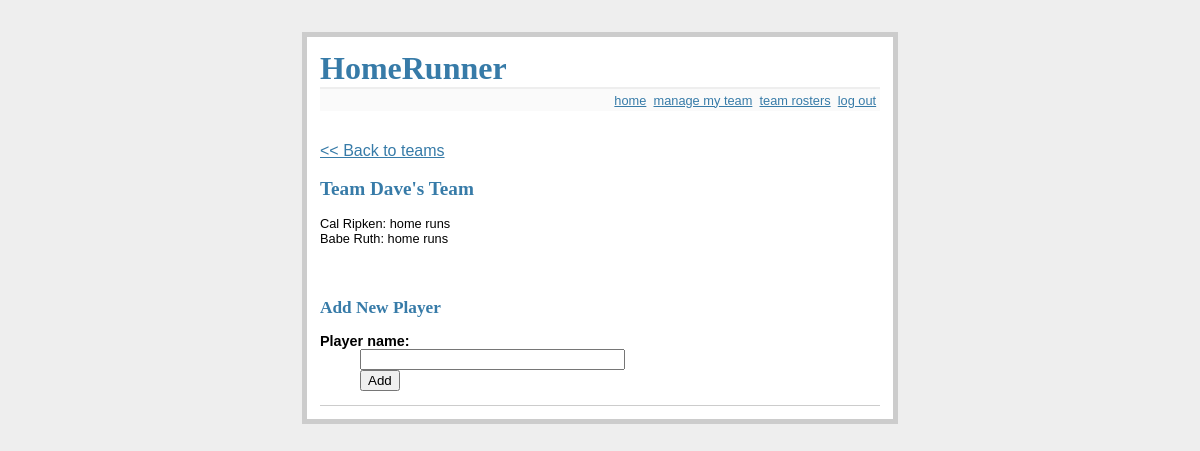
The app's page /team/1 (signed in), older data.
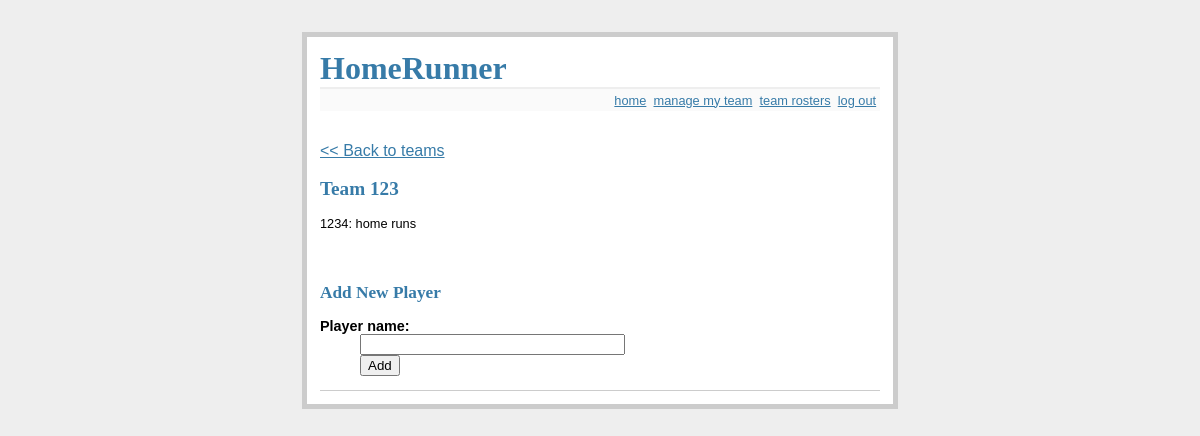
The same page, newer data.
### tables this page shows
CREATE TABLE teams (
  id integer primary key autoincrement,
  name text not null,
  score integer not null default 0
);

CREATE TABLE players (
  id integer primary key autoincrement,
  name text not null,
  team_id integer not null,
  home_runs integer not null default 0,
  is_substitute integer default 0,
  foreign key(team_id) references teams(id)
);

### homerunner.py (the view)
@app.route('/team/<team_id>')
def team(team_id):
    db = get_db()
    cur = db.execute('select name, id from teams where id=?', [team_id])
    team = cur.fetchone()
    cur = db.execute('select name, id from players where team_id=(?)', [team_id])
    players = cur.fetchall()
    return render_template('team.html', team=team, players=players)

### homerunner.py (called while the page is built)
def connect_db():
    rv = sqlite3.connect(app.config['DATABASE'])
    rv.row_factory = sqlite3.Row
    return rv

def get_db():
    if not hasattr(g, 'sqlite_db'):
        g.sqlite_db = connect_db()
    return g.sqlite_db

### templates/team.html
{% extends "layout.html" %}
{% block body %}
    <br/>
    <div class="back-link"><a href="{{ url_for('show_teams') }}"><< Back to teams</a></div>
    <br/>
    <h2>Team {{ team.name }}</h2>
    <dl class="players">
    {% for player in players %}
        <dt>{{ player.name }}: {{ player.home_runs }} home runs</dt>
    {% else %}
        <dt><em>No players are currently on this team.</em></dt>
    {% endfor %}
    </dl>
    <br/><br/>
    <form action="{{ url_for('add_player_to_team', team_id=team.id) }}" method="post" class="add-player">
        <h2>Add New Player</h2>
        <dl>
            <dt>Player name:
            <dd><input type="text" size="30" name="player_name">
            <dd><input type="submit" value="Add">
        </dl>
    </form>
{% endblock %}

### templates/layout.html (shortened to what this page needs)
<!DOCTYPE html>
<link rel="stylesheet" type="text/css" href="{{ url_for('static', filename='style.css') }}">
<div class="page">
    <h1>HomeRunner</h1>
    <div class=metanav>
    {% if not session.logged_in %}
        <a href="{{ url_for('login') }}">log in</a>
    {% else %}
        <a href="{{ url_for('show_dashboard') }}">home</a>&nbsp;
        <a href="">manage my team</a>&nbsp;
        <a href="{{ url_for('show_teams') }}">team rosters</a>&nbsp;
        <a href="{{ url_for('logout') }}">log out</a>
    {% endif %}
    </div>
    {% block body %}{% endblock %}
</div>

### static/style.css (style rules this page uses)
a, h1, h2 { color: #377ba8; }
h1, h2 { font-family: 'Georgia', serif; margin: 0; }
h1 { border-bottom: 2px solid #eee; }
h2 { font-size: 1.2em; }
.page { margin: 2em auto; width: 35em; border: 5px solid #ccc; padding: 0.8em; background: white; }
.players dt { font-size: 0.8em; color: #000000; }
.add-player { font-size: 0.9em; border-bottom: 1px solid #ccc; }
.add-player dl { font-weight: bold; }
.metanav { text-align: right; font-size: 0.8em; padding: 0.3em; margin-bottom: 1em; background: #fafafa; }

Row changes from the older to the newer data that the page shows:
removed players: name "Babe Ruth"
changed teams: name "Dave's Team" → "123"
changed players: name "Cal Ripken" → "1234"
